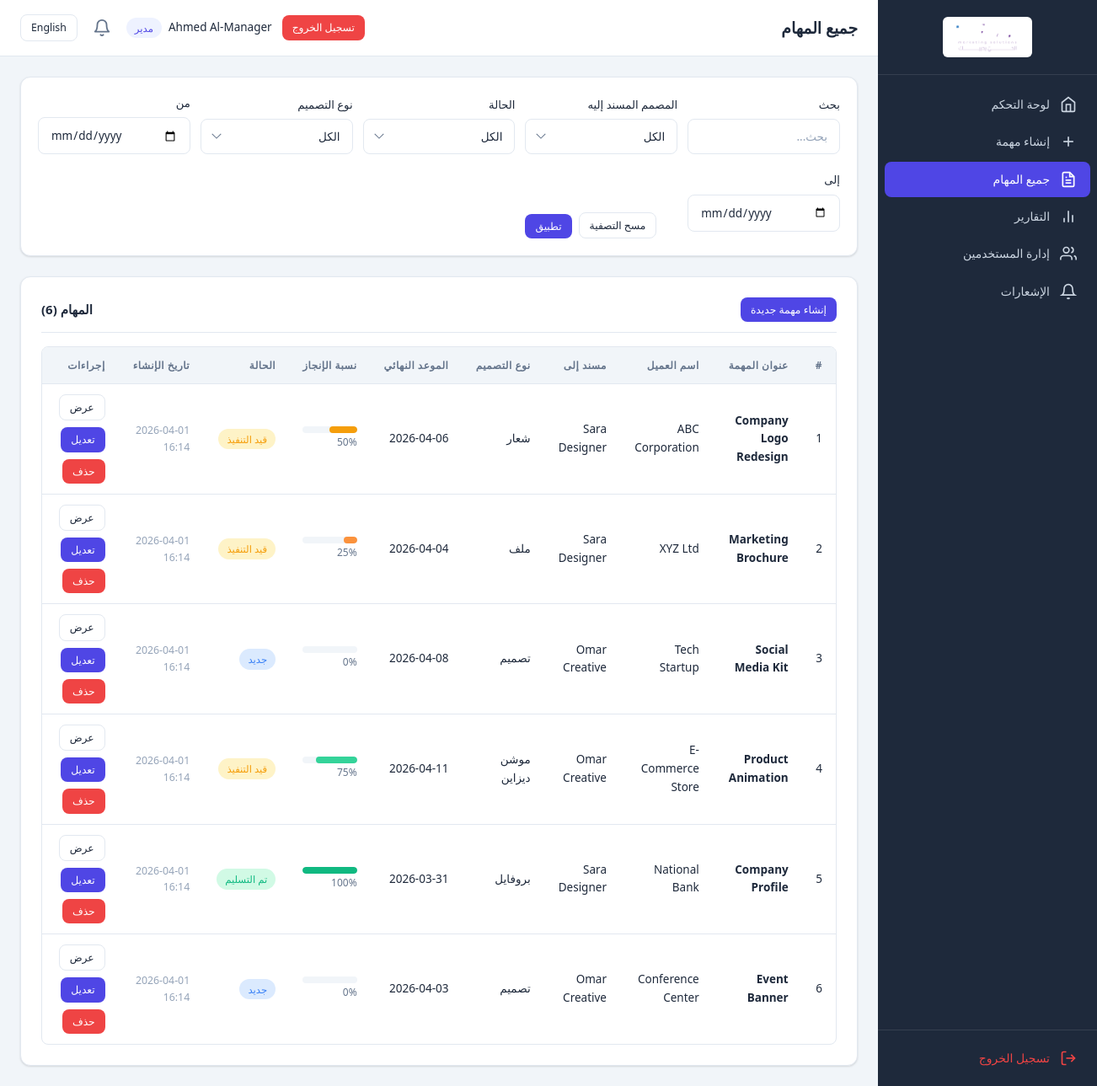
Page /manager/all_tasks.php (signed in) on the committed database.
### tables this page shows
CREATE TABLE IF NOT EXISTS `tasks` (
    `id` INT UNSIGNED NOT NULL AUTO_INCREMENT,
    `title` VARCHAR(255) NOT NULL,
    `client_name` VARCHAR(150) NOT NULL,
    `design_type` ENUM('file', 'logo', 'design', 'motion_design', 'profile') NOT NULL,
    `notes` TEXT NULL,
    `deadline` DATE NULL,
    `assigned_to` INT UNSIGNED NOT NULL,
    `progress_percentage` TINYINT UNSIGNED NOT NULL DEFAULT 0,
    `status` ENUM('new', 'in_progress', 'delivered') NOT NULL DEFAULT 'new',
    `file_path` VARCHAR(500) NULL DEFAULT NULL,
    `created_by` INT UNSIGNED NOT NULL,
    `created_at` DATETIME NOT NULL DEFAULT CURRENT_TIMESTAMP,
    `updated_at` DATETIME NOT NULL DEFAULT CURRENT_TIMESTAMP ON UPDATE CURRENT_TIMESTAMP,
    PRIMARY KEY (`id`),
    KEY `idx_assigned_to` (`assigned_to`),
    KEY `idx_status` (`status`),
    KEY `idx_design_type` (`design_type`),
    KEY `idx_deadline` (`deadline`),
    KEY `idx_created_by` (`created_by`),
    CONSTRAINT `fk_tasks_assigned_to` FOREIGN KEY (`assigned_to`) REFERENCES `users` (`id`) ON DELETE CASCADE,
    CONSTRAINT `fk_tasks_created_by` FOREIGN KEY (`created_by`) REFERENCES `users` (`id`) ON DELETE CASCADE
);

CREATE TABLE IF NOT EXISTS `users` (
    `id` INT UNSIGNED NOT NULL AUTO_INCREMENT,
    `full_name` VARCHAR(100) NOT NULL,
    `email` VARCHAR(150) NOT NULL,
    `password` VARCHAR(255) NOT NULL,
    `role` ENUM('manager', 'designer') NOT NULL DEFAULT 'designer',
    `language_preference` ENUM('en', 'ar') NOT NULL DEFAULT 'en',
    `telegram_chat_id` VARCHAR(50) NULL DEFAULT NULL,
    `created_at` DATETIME NOT NULL DEFAULT CURRENT_TIMESTAMP,
    `updated_at` DATETIME NOT NULL DEFAULT CURRENT_TIMESTAMP ON UPDATE CURRENT_TIMESTAMP,
    PRIMARY KEY (`id`),
    UNIQUE KEY `idx_email` (`email`)
);

### includes/language.php (called while the page is built, shortened)
<?php
function loadLanguage() {
    $langFile = __DIR__ . '/../config/lang_' . $_SESSION['lang'] . '.php';
    return $lang;
}
function getCurrentLang() {
    return $_SESSION['lang'] ?? 'en';
}
function __($key) {
    global $lang;
    return $lang[$key] ?? $key;
}

### includes/auth.php (called while the page is built, shortened)
<?php
require_once __DIR__ . '/language.php';
$lang = loadLanguage();
function generateCSRFToken() {
    return $_SESSION['csrf_token'];
}
function sanitize($input) {
    return htmlspecialchars(trim($input), ENT_QUOTES, 'UTF-8');
}

### includes/helpers.php (called while the page is built, shortened)
<?php
function formatDate($date, $format = 'Y-m-d') {
    return date($format, strtotime($date));
}
function formatDateTime($date) {
    return date('Y-m-d H:i', strtotime($date));
}
function getDesignTypeLabel($type) {
    $currentLang = getCurrentLang();
    $types = DESIGN_TYPES;
    return isset($types[$type]) ? $types[$type][$currentLang] : $type;
}
function getStatusLabel($status) {
    $currentLang = getCurrentLang();
    $statuses = TASK_STATUSES;
    return isset($statuses[$status]) ? $statuses[$status][$currentLang] : $status;
}
function getStatusClass($status) {
    $classes = [
        'new'         => 'badge-new',
        'in_progress' => 'badge-progress',
        'delivered'   => 'badge-delivered',
    ];
    return $classes[$status] ?? 'badge-default';
}
function getProgressColor($percentage) {
    if ($percentage >= 100) return 'progress-complete';
    if ($percentage >= 75)  return 'progress-high';
    if ($percentage >= 50)  return 'progress-mid';
    if ($percentage >= 25)  return 'progress-low';
    return 'progress-zero';
}
function isOverdue($deadline) {
    return strtotime($deadline) < strtotime('today');
}
function isDueToday($deadline) {
    return date('Y-m-d', strtotime($deadline)) === date('Y-m-d');
}

### manager/all_tasks.php (the view, shortened to what this page needs)
<?php
require_once __DIR__ . '/../includes/auth.php';
require_once __DIR__ . '/../includes/helpers.php';
$filterDateFrom = $_GET['date_from'] ?? '';
$filterDateTo   = $_GET['date_to'] ?? '';
$search         = trim($_GET['search'] ?? '');
$pdo = getDBConnection();
$where = [];
$params = [];
$whereSQL = !empty($where) ? 'WHERE ' . implode(' AND ', $where) : '';
$sql = "SELECT t.*, u.full_name AS designer_name
        FROM tasks t
        LEFT JOIN users u ON t.assigned_to = u.id
        $whereSQL
        ORDER BY t.created_at DESC";
$stmt = $pdo->prepare($sql);
$stmt->execute($params);
$tasks = $stmt->fetchAll();
include __DIR__ . '/../templates/header.php';
?>
<div class="filter-bar">
    <form method="GET" action="">
        <div class="filter-grid">
            <div class="form-group mb-1">
                <label class="form-label"><?= __('search') ?></label>
                <input type="text" name="search" class="form-control" value="<?= sanitize($search) ?>" placeholder="<?= __('search') ?>...">
            </div>
            <div class="form-group mb-1">
                <label class="form-label"><?= __('assigned_designer') ?></label>
                <select name="designer" class="form-control">
                    <option value=""><?= __('all') ?></option>
                </select>
            </div>
            <div class="form-group mb-1">
                <label class="form-label"><?= __('status') ?></label>
                <select name="status" class="form-control">
                    <option value=""><?= __('all') ?></option>
                </select>
            </div>
            <div class="form-group mb-1">
                <label class="form-label"><?= __('design_type') ?></label>
                <select name="design_type" class="form-control">
                    <option value=""><?= __('all') ?></option>
                </select>
            </div>
            <div class="form-group mb-1">
                <label class="form-label"><?= __('date_from') ?></label>
                <input type="date" name="date_from" class="form-control" value="<?= sanitize($filterDateFrom) ?>">
            </div>
            <div class="form-group mb-1">
                <label class="form-label"><?= __('date_to') ?></label>
                <input type="date" name="date_to" class="form-control" value="<?= sanitize($filterDateTo) ?>">
            </div>
            <div class="filter-actions">
                <button type="submit" class="btn btn-primary btn-sm"><?= __('apply_filter') ?></button>
                <a href="/manager/all_tasks.php" class="btn btn-outline btn-sm"><?= __('clear_filter') ?></a>
            </div>
        </div>
    </form>
</div>
<div class="card">
    <div class="card-header">
        <h2 class="card-title"><?= __('tasks') ?> (<?= count($tasks) ?>)</h2>
        <a href="/manager/create_task.php" class="btn btn-sm btn-primary"><?= __('create_new_task') ?></a>
    </div>
    <?php if (empty($tasks)): ?>
    <div class="empty-state">
        <svg viewBox="0 0 24 24" fill="none" stroke="currentColor" stroke-width="1.5"><path d="M14 2H6a2 2 0 00-2 2v16a2 2 0 002 2h12a2 2 0 002-2V8z"/><polyline points="14 2 14 8 20 8"/></svg>
        <p><?= __('no_tasks') ?></p>
        <a href="/manager/create_task.php" class="btn btn-primary"><?= __('create_new_task') ?></a>
    </div>
    <?php else: ?>
    <div class="table-wrapper">
        <table>
            <thead>
                <tr>
                    <th>#</th>
                    <th><?= __('task_title') ?></th>
                    <th><?= __('client_name') ?></th>
                    <th><?= __('assigned_to') ?></th>
                    <th><?= __('design_type') ?></th>
                    <th><?= __('deadline') ?></th>
                    <th><?= __('progress') ?></th>
                    <th><?= __('status') ?></th>
                    <th><?= __('created_at') ?></th>
                    <th><?= __('actions') ?></th>
                </tr>
            </thead>
            <tbody>
                <?php foreach ($tasks as $task): ?>
                <tr>
                    <td><?= $task['id'] ?></td>
                    <td><strong><?= sanitize($task['title']) ?></strong></td>
                    <td><?= sanitize($task['client_name']) ?></td>
                    <td><?= sanitize($task['designer_name']) ?></td>
                    <td><?= getDesignTypeLabel($task['design_type']) ?></td>
                    <td>
                        <?php if ($task['deadline']): ?>
                            <span class="<?= isOverdue($task['deadline']) && $task['status'] !== 'delivered' ? 'deadline-overdue' : (isDueToday($task['deadline']) ? 'deadline-today' : '') ?>">
                                <?= formatDate($task['deadline']) ?>
                            </span>
                        <?php endif; ?>
                    </td>
                    <td>
                        <div class="progress-bar-container <?= getProgressColor($task['progress_percentage']) ?>">
                            <div class="progress-bar" style="width: <?= (int)$task['progress_percentage'] ?>%"></div>
                        </div>
                        <span class="progress-text"><?= (int)$task['progress_percentage'] ?>%</span>
                    </td>
                    <td><span class="badge <?= getStatusClass($task['status']) ?>"><?= getStatusLabel($task['status']) ?></span></td>
                    <td class="text-small text-muted"><?= formatDateTime($task['created_at']) ?></td>
                    <td>
                        <div class="btn-group">
                            <a href="/manager/view_task.php?id=<?= $task['id'] ?>" class="btn btn-sm btn-outline"><?= __('view') ?></a>
                            <a href="/manager/edit_task.php?id=<?= $task['id'] ?>" class="btn btn-sm btn-primary"><?= __('edit') ?></a>
                            <a href="/manager/delete_task.php?id=<?= $task['id'] ?>&csrf_token=<?= urlencode(generateCSRFToken()) ?>"
                               class="btn btn-sm btn-danger"
                               data-confirm="<?= __('confirm_delete') ?>"><?= __('delete') ?></a>
                        </div>
                    </td>
                </tr>
                <?php endforeach; ?>
            </tbody>
        </table>
    </div>
    <?php endif; ?>
</div>
<?php include __DIR__ . '/../templates/footer.php'; ?>

### assets/css/rtl.css (style rules this page uses)
.rtl { text-align: right; }
.rtl th, .rtl td { text-align: right; }
.rtl .form-group { text-align: right; }
.rtl select.form-control { background-position: left 12px center; padding-left: 36px; padding-right: 14px; }
.rtl .card-header { flex-direction: row-reverse; }
.rtl .filter-actions { flex-direction: row-reverse; }

### rows in the picture
tasks: id "1", title "Company Logo Redesign", client_name "ABC Corporation", assigned_to.full_name "Sara Designer", design_type "شعار", deadline "2026-04-06", progress_percentage "50", status "قيد التنفيذ", created_at "2026-04-01 16:14"
tasks: id "2", title "Marketing Brochure", client_name "XYZ Ltd", assigned_to.full_name "Sara Designer", design_type "ملف", deadline "2026-04-04", progress_percentage "25", status "قيد التنفيذ", created_at "2026-04-01 16:14"
tasks: id "3", title "Social Media Kit", client_name "Tech Startup", assigned_to.full_name "Omar Creative", design_type "تصميم", deadline "2026-04-08", progress_percentage "0", status "جديد", created_at "2026-04-01 16:14"
tasks: id "4", title "Product Animation", client_name "E-Commerce Store", assigned_to.full_name "Omar Creative", design_type "موشن ديزاين", deadline "2026-04-11", progress_percentage "75", status "قيد التنفيذ", created_at "2026-04-01 16:14"
tasks: id "5", title "Company Profile", client_name "National Bank", assigned_to.full_name "Sara Designer", design_type "بروفايل", deadline "2026-03-31", progress_percentage "100", status "تم التسليم", created_at "2026-04-01 16:14"
tasks: id "6", title "Event Banner", client_name "Conference Center", assigned_to.full_name "Omar Creative", design_type "تصميم", deadline "2026-04-03", progress_percentage "0", status "جديد", created_at "2026-04-01 16:14"

### other values in the picture
__('nav_dashboard') "لوحة التحكم"
__('nav_create_task') "إنشاء مهمة"
__('nav_all_tasks') "جميع المهام"
__('nav_reports') "التقارير"
__('nav_users') "إدارة المستخدمين"
__('notifications') "الإشعارات"
__('logout') "تسجيل الخروج"
$pageName "جميع المهام"
__('nav_language') "English"
$currentUser['full_name'] "Ahmed Al-Manager"
__('role_manager') "مدير"
__('search') "بحث"
__('assigned_designer') "المصمم المسند إليه"
__('status') "الحالة"
__('design_type') "نوع التصميم"
